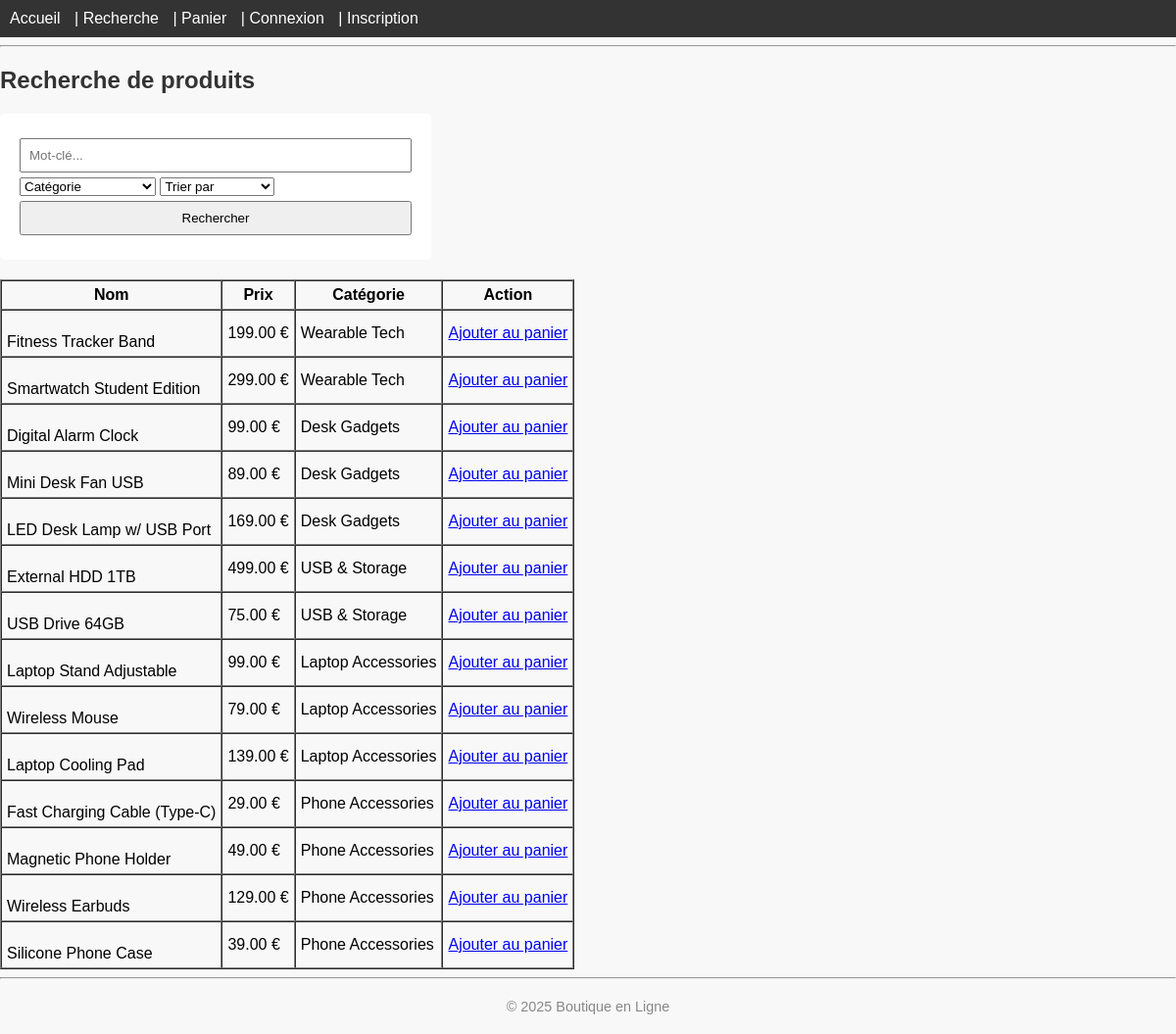
Screenshot of /search.php with the database file from the repository.
### tables this page shows
CREATE TABLE IF NOT EXISTS produits (
    id INT AUTO_INCREMENT PRIMARY KEY,
    nom VARCHAR(100),
    description TEXT,
    prix DECIMAL(10,2),
    categorie VARCHAR(50),
    image VARCHAR(255)
);

### search.php (the view, shortened to what this page needs)
<?php
require_once 'includes/db.php';
$keyword = $_GET['keyword'] ?? '';
$sort = $_GET['sort'] ?? '';
$sql = "SELECT * FROM produits WHERE 1";
$params = [];
if ($sort === 'price_asc') {
    $sql .= " ORDER BY prix ASC";
} elseif ($sort === 'price_desc') {
    $sql .= " ORDER BY prix DESC";
} else {
    $sql .= " ORDER BY id DESC";
}
$stmt = $pdo->prepare($sql);
$stmt->execute($params);
$products = $stmt->fetchAll();
include 'includes/header.php';
?>
<h2>Recherche de produits</h2>
<form method="get" action="search.php">
    <input type="text" name="keyword" placeholder="Mot-clé..." value="<?= htmlspecialchars($keyword) ?>">
    <select name="category">
        <option value="">Catégorie</option>
    </select>
    <select name="sort">
        <option value="">Trier par</option>
    </select>
    <button type="submit">Rechercher</button>
</form>
<?php if (count($products) === 0) : ?>
    <p>Aucun produit trouvé.</p>
<?php else : ?>
    <table border="1" cellpadding="5" cellspacing="0">
        <tr>
            <th>Nom</th>
            <th>Prix</th>
            <th>Catégorie</th>
            <th>Action</th>
        </tr>
        <?php foreach ($products as $prod) : ?>
        <tr>
            <td>
                <br><?= htmlspecialchars($prod['nom']) ?>
            </td>
            <td><?= number_format($prod['prix'], 2) ?> €</td>
            <td><?= htmlspecialchars($prod['categorie']) ?></td>
            <td><a href="cart.php?add=<?= $prod['id'] ?>">Ajouter au panier</a></td>
        </tr>
        <?php endforeach; ?>
    </table>
<?php endif; ?>
<?php include 'includes/footer.php'; ?>

### assets/css/style.css (style rules this page uses)
body { font-family: Arial, sans-serif; background: #f8f8f8; margin: 0; padding: 0; }
h1, h2 { color: #333; }
form { background: #fff; padding: 20px; margin: 20px 0; border-radius: 5px; max-width: 400px; }
input, button { margin: 5px 0; padding: 8px; width: 100%; box-sizing: border-box; }

### rows the page displays
produits: nom "Fitness Tracker Band", prix "199.00", categorie "Wearable Tech"
produits: nom "Smartwatch Student Edition", prix "299.00", categorie "Wearable Tech"
produits: nom "Digital Alarm Clock", prix "99.00", categorie "Desk Gadgets"
produits: nom "Mini Desk Fan USB", prix "89.00", categorie "Desk Gadgets"
produits: nom "LED Desk Lamp w/ USB Port", prix "169.00", categorie "Desk Gadgets"
produits: nom "External HDD 1TB", prix "499.00", categorie "USB & Storage"
produits: nom "USB Drive 64GB", prix "75.00", categorie "USB & Storage"
produits: nom "Laptop Stand Adjustable", prix "99.00", categorie "Laptop Accessories"
produits: nom "Wireless Mouse", prix "79.00", categorie "Laptop Accessories"
produits: nom "Laptop Cooling Pad", prix "139.00", categorie "Laptop Accessories"
produits: nom "Fast Charging Cable (Type-C)", prix "29.00", categorie "Phone Accessories"
produits: nom "Magnetic Phone Holder", prix "49.00", categorie "Phone Accessories"
produits: nom "Wireless Earbuds", prix "129.00", categorie "Phone Accessories"
produits: nom "Silicone Phone Case", prix "39.00", categorie "Phone Accessories"
